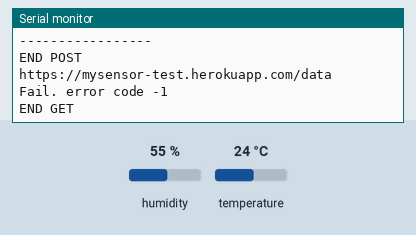
Simulated run of this sketch. Board: ESP32. Parts: the last lines printed to the serial monitor. The test bench sets the inputs (shaded band); at power-on: humidity 55 %, temperature 24 °C. WiFi joins after 1.5 s; servers stay silent unless stated; uploads are accepted with an empty reply.

Above: at 2.7 s.
2.8 s: humidity set to 22 %
At 5.32 s:
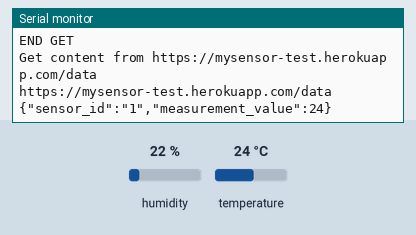
7.3 s: temperature set to 12 °C
At 9.36 s:
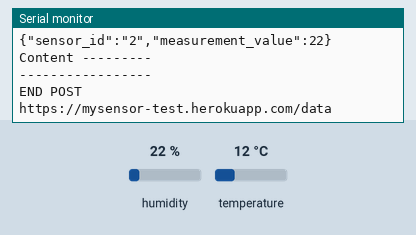
11.8 s: humidity set to 40 %
At 12.59 s:
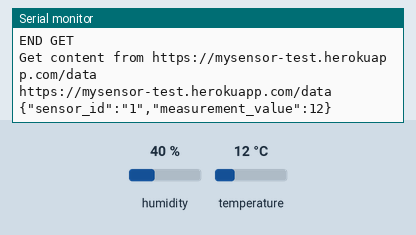
Timing chart, 0 to 14.8 s (numbered marks = the images above; inputs shaded):
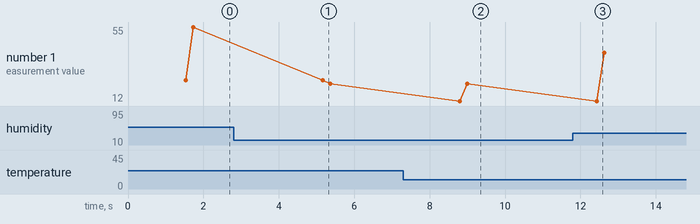

Measured:
- after the input at 7.3 s, the serial monitor: prints a new line after 1.5 s (image 2)
- plotted number 1: 55 → 22 after the input at 2.8 s, 22 → 40 after the input at 11.8 s

The sketch:

test_api.ino
```cpp
#include <WiFi.h>
#include <HTTPClient.h>

#include "DHT.h"
#define DHTPIN 4
#define DHTTYPE DHT11
DHT dht(DHTPIN, DHTTYPE);

#define WIFI_STA_NAME "TESTESP"
#define WIFI_STA_PASS "a1234567"


void setup() {
  Serial.begin(115200);
  //

  Serial.println();
  Serial.println();
  Serial.print("Connecting to ");
  Serial.println(WIFI_STA_NAME);
WiFi.disconnect(true);
WiFi.mode(WIFI_STA);

  WiFi.begin(WIFI_STA_NAME, WIFI_STA_PASS);

  while (WiFi.status() != WL_CONNECTED) {
    delay(500);
    Serial.print(".");
    //digitalWrite(LED_BUILTIN, !digitalRead(LED_BUILTIN));
  }

 // digitalWrite(LED_BUILTIN, HIGH);
  Serial.println("");
  Serial.println("WiFi connected");
  Serial.println("IP address: ");
  Serial.println(WiFi.localIP());
  dht.begin();
}
void loop() {

String url_post = "https://mysensor-test.herokuapp.com/data";
  Serial.println();
  Serial.println("Get content from " + url_post);

  int h = dht.readHumidity();
  // Read temperature as Celsius (the default)
  int t = dht.readTemperature();


  HTTPClient http;

  // Send data to database
  http.begin(url_post);
  Serial.println(url_post); // show url
  http.addHeader("Content-Type", "application/json");
  String test = "{\"sensor_id\":\"1\",\"measurement_value\":"+String(t)+"}"; // Temperature
  Serial.println(test); // show url
  int httpCode = http.POST( test);

//  int httpCode = http.GET();
  if (httpCode == 200) {
    String content = http.getString();
    Serial.println("Content ---------");
    Serial.println(content);
    Serial.println("-----------------");
  } else {
    Serial.println("Fail. error code " + String(httpCode));
  }
  Serial.println("END POST");

  // Send data to database
  http.begin(url_post);
  Serial.println(url_post); // show url
  http.addHeader("Content-Type", "application/json");
   test = "{\"sensor_id\":\"2\",\"measurement_value\":"+String(h)+"}"; // Huminity
  Serial.println(test);
  httpCode = http.POST( test);

//  int httpCode = http.GET();
  if (httpCode == 200) {
    String content = http.getString();
    Serial.println("Content ---------");
    Serial.println(content);
    Serial.println("-----------------");
  } else {
    Serial.println("Fail. error code " + String(httpCode));
  }
  Serial.println("END POST");

  // Read to check data after send to database
  String url_get = "https://mysensor-test.herokuapp.com/data";
  http.begin(url_get);
  Serial.println(url_get);
  httpCode = http.GET();
  if (httpCode == 200) {
    String content = http.getString();
    Serial.println("Content ---------");
    Serial.println(content);
    Serial.println("-----------------");
  } else {
    Serial.println("Fail. error code " + String(httpCode));
  }
  Serial.println("END GET");
  delay(3000);
  }
```
